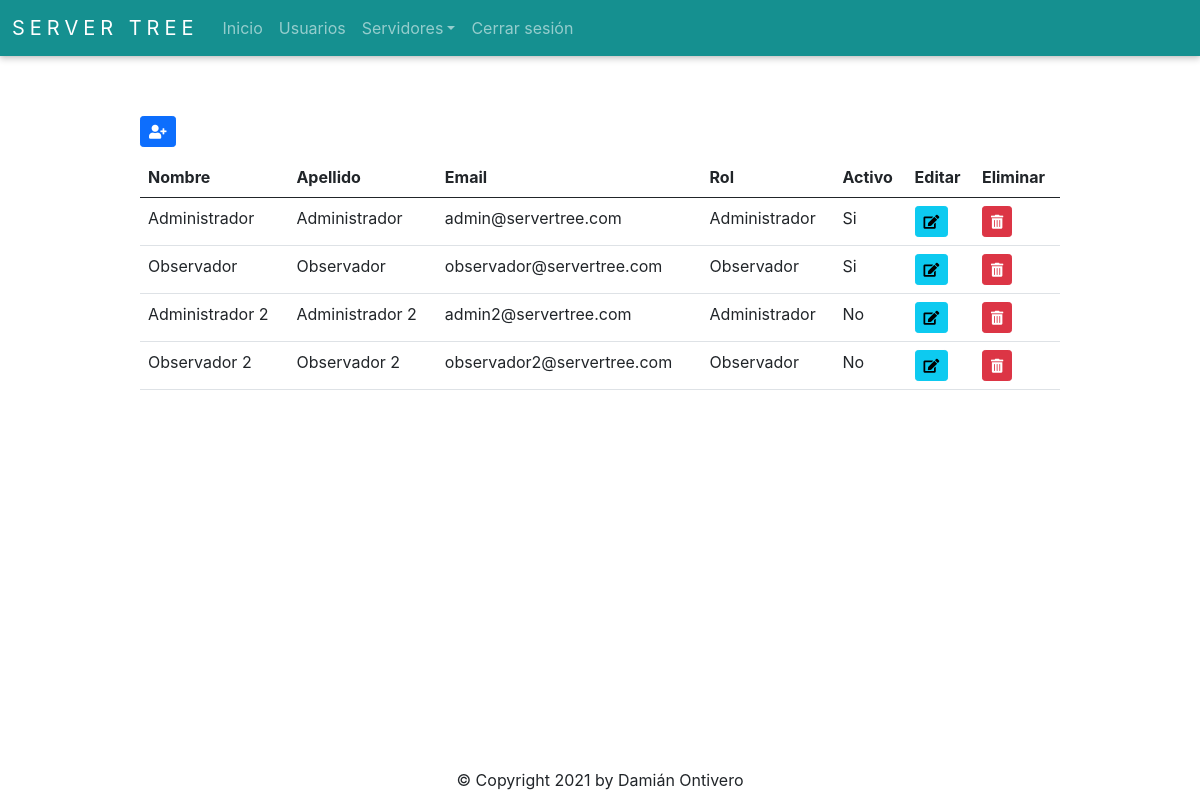
/auth/get_user_all (signed in), run on an earlier commit of the app's database.
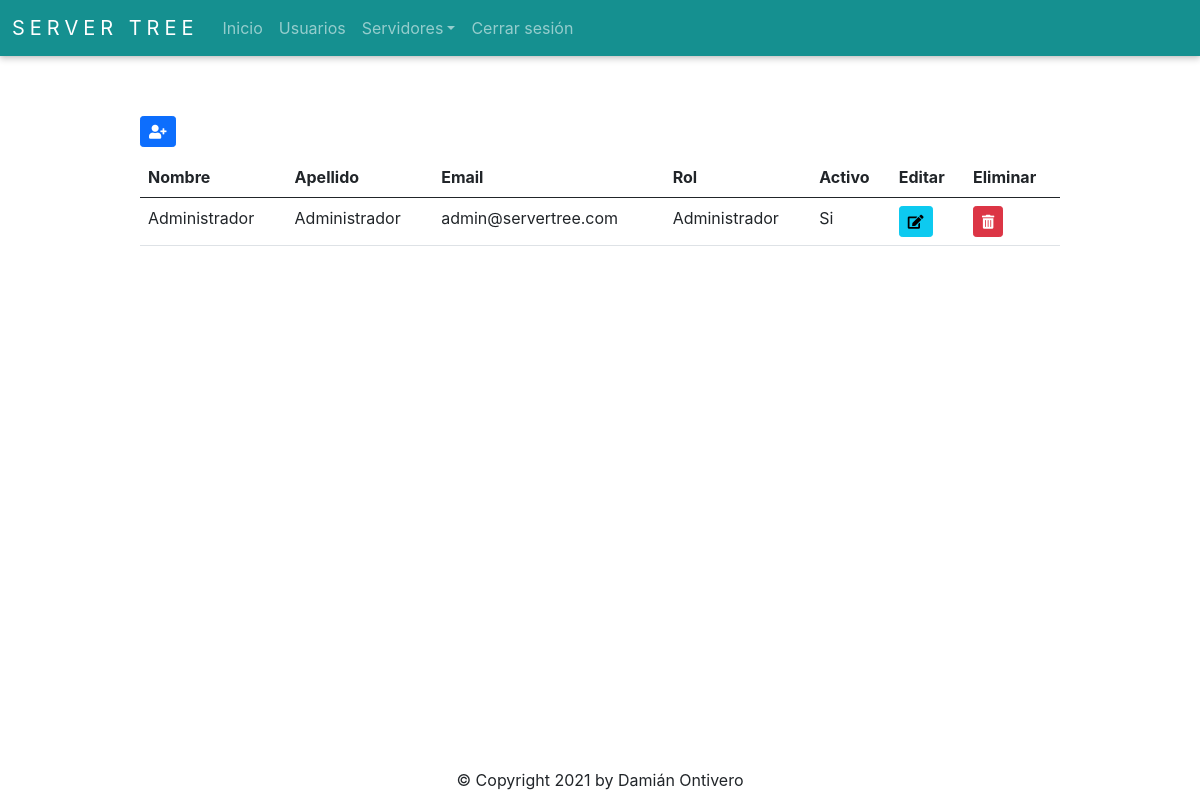
And on a later commit of the database.
### app/auth/models.py (models this page shows, shortened)
class User(db.Model, UserMixin):
    __tablename__ = 'Users'
    id = db.Column(db.Integer, autoincrement=True, primary_key=True)
    firstname = db.Column(db.String(128), nullable=False)
    lastname = db.Column(db.String(128), nullable=False)
    email = db.Column(db.String(256), unique=True, nullable=False)
    password = db.Column(db.String(256), nullable=False)
    role_id = db.Column(db.Integer, db.ForeignKey('Roles.id'), nullable=False)
    is_active = db.Column(db.Boolean)
    @staticmethod
    def get_by_id(id):
        return User.query.get(id)

class Role(db.Model):
    __tablename__ = 'Roles'
    id = db.Column(db.Integer, autoincrement=True, primary_key=True)
    role = db.Column(db.String(30), unique=True, nullable=False)
    @staticmethod
    def get_all():
        return Role.query.all()

### app/auth/routes.py (the view)
@auth_bp.route('/get_user_all', methods=['GET', 'POST'])
@login_required
def get_user_all():
    data = db.session.query(User, Role).join(Role).all()
    form = UserForm()
    return render_template('user.html', data=data, form=form)

### app/auth/routes.py (called while the page is built)
@login_manager.user_loader
def load_user(user_id):
    return User.get_by_id(int(user_id))

### app/auth/templates/user.html (shortened to what this page needs)
{% extends 'base.html' %}
{% import 'bootstrap/wtf.html' as wtf %}
{% block content %}
<div class="buttons">
  {% if current_user.role_id == 1 %}
    <button type="button" id="addButton" class="btn btn-primary btn-sm" data-bs-toggle="modal" data-bs-target="#userModal"><i class="fas fa-user-plus"></i></button>
  {% else %}
    <button disabled type="button" id="addButton" class="btn btn-primary btn-sm" data-bs-toggle="modal" data-bs-target="#userModal"><i class="fas fa-user-plus"></i></button>
  {% endif %}
</div>
<table class="table table-hover">
  <thead>
    <tr>
      <th>Nombre</th>
      <th>Apellido</th>
      <th>Email</th>
      <th>Rol</th>
      <th>Activo</th>
      <th>Editar</th>
      <th>Eliminar</th>
    </tr>
  </thead>
  <tbody>
    {% for user, role in data %}
      <tr>
        <td>{{ user.firstname }}</td>
        <td>{{ user.lastname }}</td>
        <td>{{ user.email }}</td>
        <td>{{ role.role }}</td>
        <td>
          {% if user.is_active == 0 %}
            No
          {% elif user.is_active == 1  %}
            Si
          {% endif %}
        </td>
        {% if current_user.role_id == 1 %}
          <td>
            <button type="button" class="btn btn-info btn-sm" id="editButton" data-id={{ user.id }} data-bs-toggle="modal" data-bs-target="#userModal"><i class="fas fa-edit"></i></button>
          </td>
          <td>
            <button type="button" class="btn btn-danger btn-sm" id="deleteButton" data-id={{ user.id }} data-bs-toggle="modal" data-bs-target="#deleteUserModal"><i class="fas fa-trash-alt"></i></button>
          </td>
        {% endif %}
      </tr>
    {% endfor %}
  </tbody>
</table>
{% endblock %}

What changed in the data, as far as the page shows it:
removed User: firstname "Observador", lastname "Observador", email "observador@servertree.com", role "Observador", is_active "Si"
removed User: firstname "Administrador 2", lastname "Administrador 2", email "admin2@servertree.com", role "Administrador", is_active "No"
removed User: firstname "Observador 2", lastname "Observador 2", email "observador2@servertree.com", role "Observador", is_active "No"
